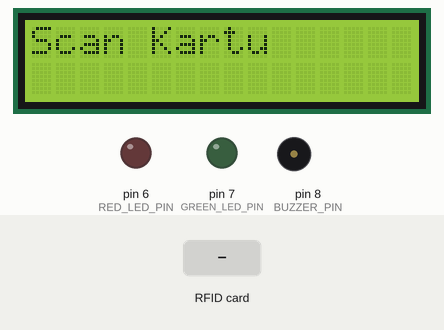
The sketch below on a simulated Arduino Uno, built with avr-gcc and run on an emulated ATmega328P. Shown: 16×2 character LCD, output pins drawn as LEDs (lit = HIGH), buzzer (waves = sounding). The inputs (shaded band) are chosen by the test bench. Pins used as bus, display or sensor lines are not drawn; what the sketch prints to the serial monitor is not drawn.

Above: at 1.4 s.
1.5 s: RFID card 5E 7A 19 C4 held to the reader
At 1.67 s:
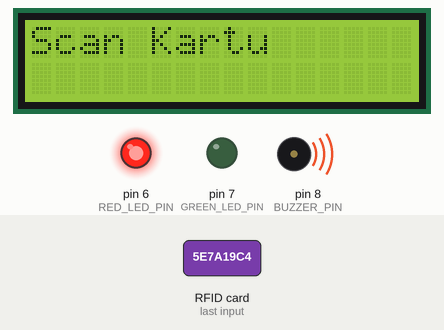
Timing chart, 0 to 4.5 s (numbered marks = the images above; inputs shaded):
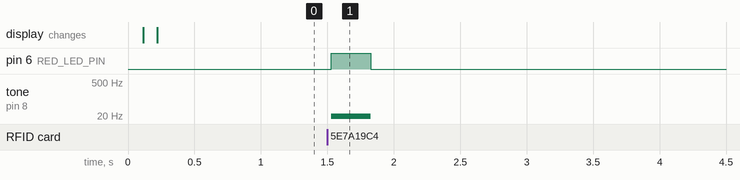

Measured:
- after the input at 1.5 s, pin 6 (RED_LED_PIN): LOW → HIGH at once, → LOW 0.30 s later; tone on pin 8 (BUZZER_PIN): silent → 10 Hz at once, → silent 0.30 s later

The sketch:

RFID_MFRC522DoorLock.ino
```cpp
// (licence header left out)
#include <SPI.h>
#include <MFRC522.h>
#include <LiquidCrystal.h> // Library untuk LCD

#define RST_PIN         9          // Configurable, see typical pin layout above
#define SS_PIN          10         // Configurable, see typical pin layout above

MFRC522 mfrc522(SS_PIN, RST_PIN);  // Create MFRC522 instance
LiquidCrystal lcd(A0, A1, A2, A3, A4, A5);

#define GREEN_LED_PIN 7
#define RED_LED_PIN 6
#define BUZZER_PIN 8

byte validUID[7] = {0x05, 0x83, 0x0C, 0x5A, 0xBA, 0xD1, 0x00};

void setup() {
	Serial.begin(9600);		// Initialize serial communications with the PC
	while (!Serial);		// Do nothing if no serial port is opened (added for Arduinos based on ATMEGA32U4)
	SPI.begin();			// Init SPI bus
	mfrc522.PCD_Init();		// Init MFRC522
	delay(4);				// Optional delay. Some board do need more time after init to be ready, see Readme
	// mfrc522.PCD_DumpVersionToSerial();	// Show details of PCD - MFRC522 Card Reader details
	Serial.println(F("Scan PICC to see UID, SAK, type, and data blocks..."));

  lcd.begin(16, 2);        // Inisialisasi LCD 16x2
  delay(100);
  lcd.clear();
  lcd.print("Scan Kartu");

  pinMode(GREEN_LED_PIN, OUTPUT);
  pinMode(RED_LED_PIN, OUTPUT);
  pinMode(BUZZER_PIN, OUTPUT);

  digitalWrite(GREEN_LED_PIN, LOW);
  digitalWrite(RED_LED_PIN, LOW);
  digitalWrite(BUZZER_PIN, LOW);
}

void loop() {
	// Reset the loop if no new card present on the sensor/reader. This saves the entire process when idle.
	if ( ! mfrc522.PICC_IsNewCardPresent()) {
		return;
	}

	// Select one of the cards
	if ( ! mfrc522.PICC_ReadCardSerial()) {
		return;
	}

	// Dump debug info about the card; PICC_HaltA() is automatically called
	// mfrc522.PICC_DumpToSerial(&(mfrc522.uid));

  Serial.print("UID tag: ");
  for (byte i = 0; i < mfrc522.uid.size; i++) {
    Serial.print(mfrc522.uid.uidByte[i] < 0x10 ? " 0" : " ");
    Serial.print(mfrc522.uid.uidByte[i], HEX);
  }

  Serial.println();

  if (checkUID(mfrc522.uid.uidByte, mfrc522.uid.size)) {
    Serial.println("Valid Card, turning GREEN LED on.");
    digitalWrite(GREEN_LED_PIN, HIGH);
    digitalWrite(RED_LED_PIN, LOW);
    tone(BUZZER_PIN, 1000);
    delay(3000);
    digitalWrite(GREEN_LED_PIN, LOW);
    noTone(BUZZER_PIN);
  } else {
    Serial.println("Invalid Card, turning RED LED on.");
    digitalWrite(GREEN_LED_PIN, LOW);
    digitalWrite(RED_LED_PIN, HIGH);
    tone(BUZZER_PIN, 10);
    delay(300);
    digitalWrite(RED_LED_PIN, LOW);
    noTone(BUZZER_PIN);
  }

  mfrc522.PICC_HaltA();
}

bool checkUID(byte *uid, byte uidSize) {
  if (uidSize != 7) {
    return false;
  }
  for (byte i = 0; i < uidSize; i++) {
    if (uid[i] != validUID[i]) {
      return false;
    }
  }
  return true;
}
```
